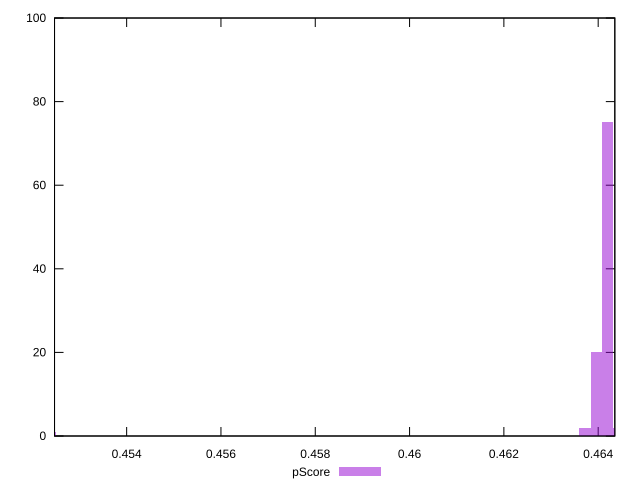

The gnuplot source for this figure:
reset

$pScore <<EOF
0.4523917937095823 1
0.46371928776177845 2
0.4639552772211992 20
0.46419126668061994 75
0.4644272561400407 2
EOF

set key outside below
set boxwidth 0.0002359894594207524
set xrange [0.4524705882352941:0.4643529411764706]
set yrange [0:100]
set trange [0:100]
set style fill transparent solid 0.5 noborder
set terminal svg size 640, 490 enhanced background rgb 'white'
set output "reports/report_00032_2021-02-25T10-28-15.087Z/uses-rel-preload/samples/card/pScore/histogram.svg"

plot $pScore title "pScore" with boxes

reset
